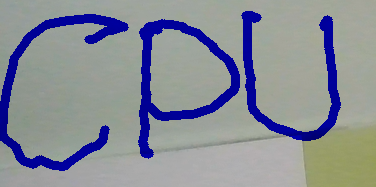
#> input picture test7.png, 376 x 187 px
$ python recog2.py
#> lines starting #> are read from the running program, lines starting #| are printed output that depends on the picture; after the words box and inside, x2 and y2 are one past the last pixel; in counts of white or black regions, pixels touching at a corner belong together
import cv2
import numpy as np

# Read the image
image = cv2.imread('test7.png', cv2.IMREAD_GRAYSCALE)
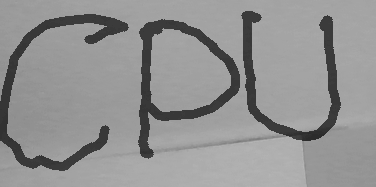
#> image: shape (187, 376); min 43, max 182, mean 146.2

# Apply image processing (e.g., thresholding)
_, binary_image = cv2.threshold(image, 128, 255, cv2.THRESH_BINARY_INV)
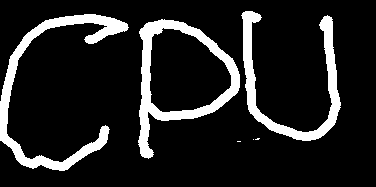
#> binary_image: shape (187, 376); 13.4% white; 6 white regions (3 under 20 px)

# Find contours
contours, _ = cv2.findContours(binary_image, cv2.RETR_EXTERNAL, cv2.CHAIN_APPROX_SIMPLE)
#> contours = 6 contours, 3 with area under 20; largest, box (x1, y1, x2, y2) and area: (138, 19, 240, 159) 8148, (0, 14, 129, 171) 2996, (241, 11, 341, 141) 2504

# Extract individual letters based on contours and print/display them
for contour in contours:
    x, y, w, h = cv2.boundingRect(contour)
    letter = image[y:y+h, x:x+w]

    # Display the extracted letter
    cv2.imshow('Extracted Letter', letter)
    cv2.waitKey(0)  # Wait for a key press to proceed to the next letter
#> this loop made 6 passes
#> (x, y, w, h) on passes 4 to 6: (138, 19, 102, 140), (0, 14, 129, 157), (241, 11, 100, 130)
#> (x, y, w, h, letter) on passes 2 to 3: (253, 139, 1, 1, [127]), (255, 138, 5, 2, [[138, 135, 128, 126, 126], [127, 126, 126, 127, 130]])

cv2.destroyAllWindows()  # Close the window when done

$ run again, with test2.png copied over test7.png
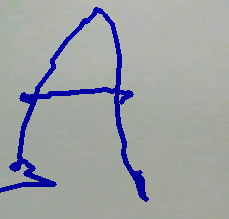
#> input picture test2.png, 229 x 219 px
#> `_, binary_image = cv2.threshold(image, 128, 255, cv2.THRESH_BINARY_INV)`:
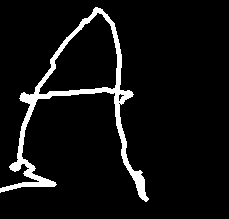
#> binary_image: shape (219, 229); 6.4% white; 1 white region
#> contours = 1 contour; box (x1, y1, x2, y2) and area: (0, 7, 149, 202) 6515
#> the loop `for contour in contours:` made 1 pass
#> (x, y, w, h) on pass 1: (0, 7, 149, 195)
#> pass 1, `letter = image[y:y+h, x:x+w]`:
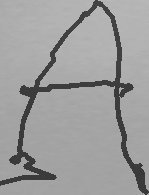
#> letter: shape (195, 149); min 56, max 185, mean 157.2

$ run again, with test3.png copied over test7.png
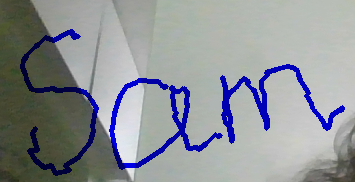
#> input picture test3.png, 355 x 182 px
#> `_, binary_image = cv2.threshold(image, 128, 255, cv2.THRESH_BINARY_INV)`:
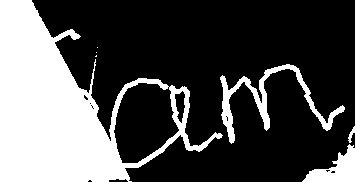
#> binary_image: shape (182, 355); 30.4% white; 7 white regions (3 under 20 px)
#> contours = 7 contours, 3 with area under 20; largest, box (x1, y1, x2, y2) and area: (0, 0, 223, 182) 20374, (220, 64, 345, 144) 1433, (302, 144, 355, 182) 894, (348, 126, 355, 143) 32
#> the loop `for contour in contours:` made 7 passes
#> (x, y, w, h) on passes 1, 2, 3, 7: (302, 144, 53, 38), (348, 126, 7, 17), (220, 64, 125, 80), (0, 0, 223, 182)
#> pass 3, `letter = image[y:y+h, x:x+w]`:
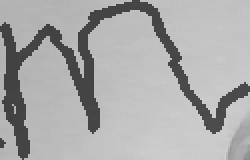
#> letter: shape (80, 125) (shown 2 times larger); min 64, max 206, mean 169.7
